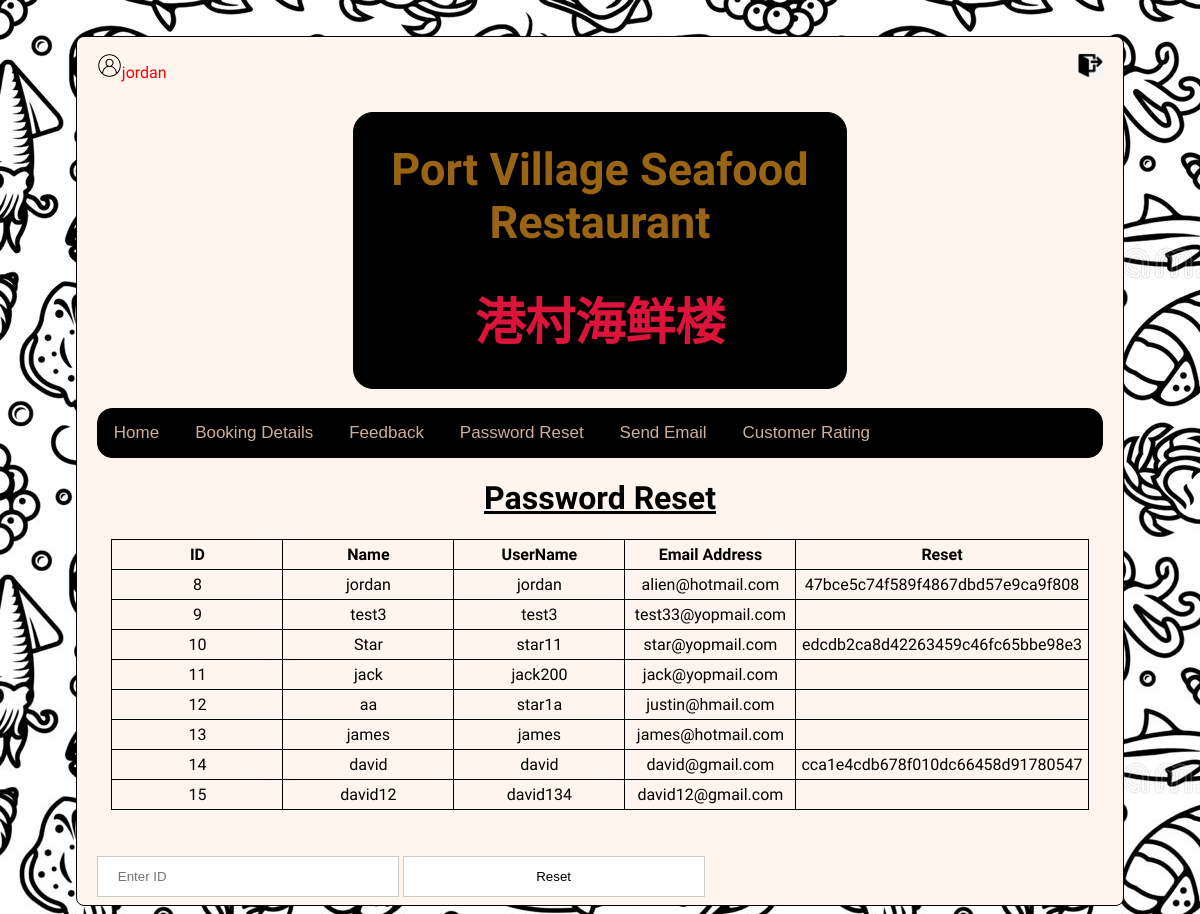
Page /reset_password.php (signed in) on the committed database.
### tables this page shows
CREATE TABLE `users` (
  `id` int(25) NOT NULL,
  `name` varchar(25) NOT NULL,
  `username` varchar(100) NOT NULL,
  `email` varchar(100) NOT NULL,
  `password` varchar(100) NOT NULL,
  `reset` varchar(100) NOT NULL
);

### reset_password.php (the view, shortened to what this page needs)
<!DOCTYPE html>
<html>
<head>
     <link rel="stylesheet" type="text/css" href="admin_styles.css">
</head>
<body style="background-color:#d1af8a">
<div class="box">
<?php  if (isset($_SESSION['username'])) : ?>
    	<p style="color: red"><img src="images/user.png" style="width:25px;height:25px;"><?php echo $_SESSION['username']; ?></strong>
        <span style="float: right"><a href="admin_index.php?logout='1';"><img src="images/logout.png" alt="HTML tutorial" style="width:25px;height:25px;"></a></span>
      </p>
    <?php endif ?>
<div class="back">
<h1 style="border-right:15px;border-top:15px;border-left:15px;text-align: center;font-size: 45px; color:	#996515"><strong>Port Village Seafood Restaurant</strong></h1>
<h1 style="border-right:15px;border-top:5px;border-left:5px;text-align: center;font-size: 50px;color:#DC143C">港村海鲜楼</strong></h1>
</div>
<br>
<div class="tab">
<a href="admin_index.php"><button>Home</button></a>
<a href="admin_booking.php"><button>Booking Details</button></a>
<a href="admin_feedback.php"><button>Feedback</button></a>
<a href="reset_password.php"><button>Password Reset</button></a>
<a href="trans.php"><button>Send Email</button></a>
<a href="admin_rating.php"><button>Customer Rating</button></a>
<br>
</div>
<form action="insert.php" method="post">
<center><h1><u>Password Reset</u></h1></center>
<center>
<table>
<tr>
	<th>ID</th>
	<th>Name</th>
	<th>UserName</th>
	<th>Email Address</th>
	<th>Reset</th>
</tr>
<?php
$con=mysqli_connect('localhost', 'root', '', 'capstone2');
$query="select * from users";
$result=mysqli_query($con,$query);
while($row = mysqli_fetch_assoc($result)){
	echo '<tr align="center">';
	echo '<td>'.$row['id'].'</td>';
	echo '<td>'.$row['name'].'</td>';
	echo '<td>'.$row['username'].'</td>';
	echo '<td>'.$row['email'].'</td>';
	echo '<td>'.$row['reset'].'</td>';
	echo '</tr>';
}
?>
</table>
</center>
<br><br>
<input type="text"  name="id4" placeholder="Enter ID" required>
<input type="submit" value="Reset" name="reset">
</div>
</body>
</html>

### admin_styles.css (style rules this page uses)
div.box { margin: auto; border: 1px solid black; border-radius: 8px; width: 85%; height: 100%; background-color:#fff5ee ; font-family: Aladin; padding-left: 20px; padding-right: 20px; margin-top: 3%; }
div.back { margin: auto; border: 1px solid black; border-radius: 20px; width: 45%; height: 35%; background-color:black; font-family: Aladin; padding-left: 20px; padding-right: 20px; margin-top: 3%; }
input { background-color: #ffffff; width: 30%; padding: 12px 20px; margin: 8px 0; display: inline-block; border: 1px solid #ccc; box-sizing: border-box; }
.tab { overflow: hidden; border: 1px solid #000000; background-color: black; border-radius: 15px; }
.tab button { background-color: inherit; color:#ccb09b; float: center; border: none; outline: none; cursor: pointer; padding: 14px 16px; transition: 0.3s; font-size: 17px; }

### reset_password.php (style rules this page uses)
body { background-image: url("images/seafoodwallpaper.jpg"); }
table,th,td { border:1px solid black;border-collapse:collapse;padding:5px; }
th,td { width:160px;text-align:center; }

### rows in the picture
users: id "8", name "jordan", username "jordan", email "alien@hotmail.com", reset "47bce5c74f589f4867dbd57e9ca9f808"
users: id "9", name "test3", username "test3", email "test33@yopmail.com"
users: id "10", name "Star", username "star11", email "star@yopmail.com", reset "edcdb2ca8d42263459c46fc65bbe98e3"
users: id "11", name "jack", username "jack200", email "jack@yopmail.com"
users: id "12", name "aa", username "star1a", email "justin@hmail.com"
users: id "13", name "james", username "james", email "james@hotmail.com"
users: id "14", name "david", username "david", email "david@gmail.com", reset "cca1e4cdb678f010dc66458d91780547"
users: id "15", name "david12", username "david134", email "david12@gmail.com"

### other values in the picture
$_SESSION['username'] "jordan"
